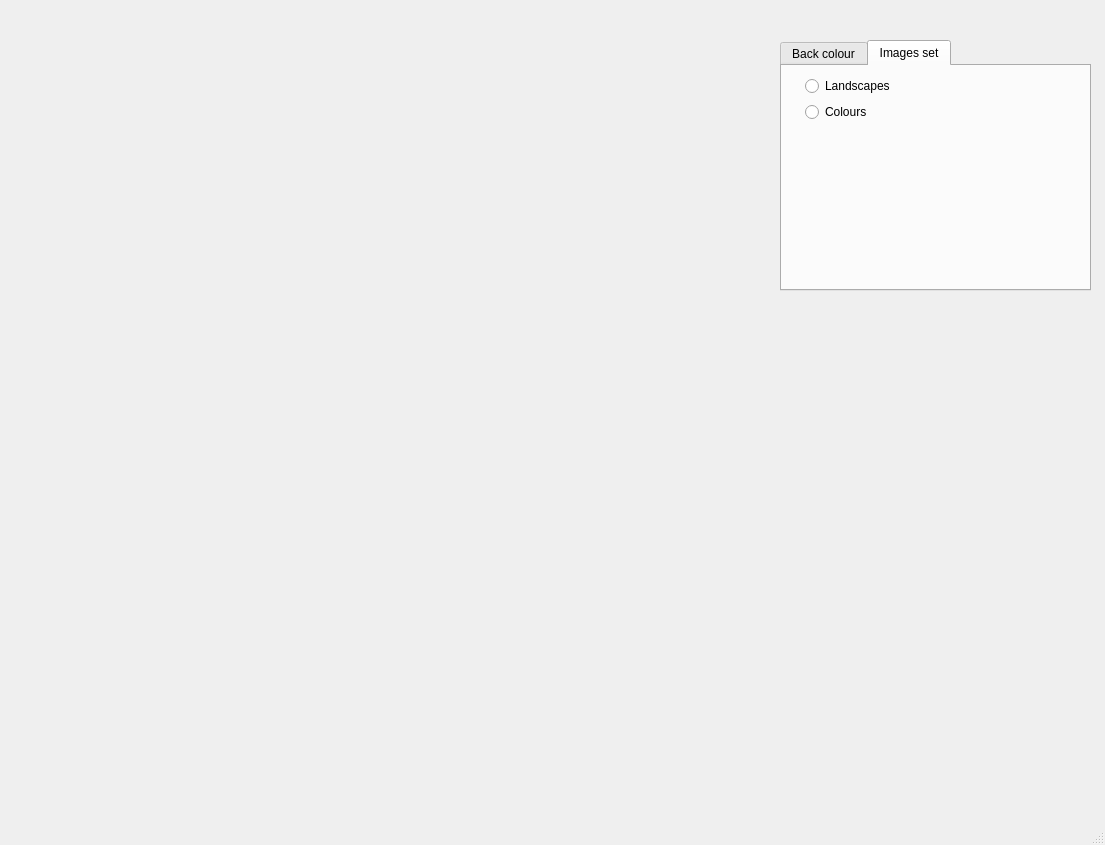
<?xml version="1.0" encoding="UTF-8"?>
<ui version="4.0">
 <class>MainWindow</class>
 <widget class="QMainWindow" name="MainWindow">
  <property name="geometry">
   <rect>
    <x>0</x>
    <y>0</y>
    <width>1105</width>
    <height>845</height>
   </rect>
  </property>
  <property name="windowTitle">
   <string>MainWindow</string>
  </property>
  <widget class="QWidget" name="centralwidget">
   <widget class="QWidget" name="verticalLayoutWidget">
    <property name="geometry">
     <rect>
      <x>-490</x>
      <y>60</y>
      <width>161</width>
      <height>161</height>
     </rect>
    </property>
    <layout class="QVBoxLayout" name="verticalLayout"/>
   </widget>
   <widget class="QTabWidget" name="tabWidget">
    <property name="geometry">
     <rect>
      <x>780</x>
      <y>40</y>
      <width>311</width>
      <height>251</height>
     </rect>
    </property>
    <property name="currentIndex">
     <number>1</number>
    </property>
    <widget class="QWidget" name="tab">
     <attribute name="title">
      <string>Back colour</string>
     </attribute>
     <widget class="QWidget" name="formWidget" native="true">
      <property name="geometry">
       <rect>
        <x>10</x>
        <y>10</y>
        <width>291</width>
        <height>131</height>
       </rect>
      </property>
      <layout class="QFormLayout" name="formLayout_3">
       <item row="0" column="0">
        <widget class="QLabel" name="label_101">
         <property name="maximumSize">
          <size>
           <width>320</width>
           <height>320</height>
          </size>
         </property>
         <property name="text">
          <string/>
         </property>
         <property name="pixmap">
          <pixmap>images/pinkback50x50.jpg</pixmap>
         </property>
        </widget>
       </item>
       <item row="0" column="1">
        <widget class="QRadioButton" name="radioButton_101">
         <property name="text">
          <string>Pink</string>
         </property>
        </widget>
       </item>
       <item row="1" column="0">
        <widget class="QLabel" name="label_102">
         <property name="text">
          <string/>
         </property>
         <property name="pixmap">
          <pixmap>images/greenback50x50.jpg</pixmap>
         </property>
        </widget>
       </item>
       <item row="1" column="1">
        <widget class="QRadioButton" name="radioButton_102">
         <property name="text">
          <string>Green</string>
         </property>
        </widget>
       </item>
      </layout>
     </widget>
    </widget>
    <widget class="QWidget" name="tab_2">
     <attribute name="title">
      <string>Images set</string>
     </attribute>
     <widget class="QWidget" name="formWidget_2" native="true">
      <property name="geometry">
       <rect>
        <x>10</x>
        <y>10</y>
        <width>301</width>
        <height>221</height>
       </rect>
      </property>
      <layout class="QFormLayout" name="formLayout_2">
       <item row="0" column="0">
        <widget class="QLabel" name="label_201">
         <property name="maximumSize">
          <size>
           <width>320</width>
           <height>320</height>
          </size>
         </property>
         <property name="text">
          <string/>
         </property>
         <property name="pixmap">
          <pixmap>images/default.png</pixmap>
         </property>
        </widget>
       </item>
       <item row="0" column="1">
        <widget class="QRadioButton" name="radioButton_201">
         <property name="text">
          <string>Landscapes</string>
         </property>
        </widget>
       </item>
       <item row="1" column="0">
        <widget class="QLabel" name="label_202">
         <property name="text">
          <string/>
         </property>
         <property name="pixmap">
          <pixmap>images/default.png</pixmap>
         </property>
        </widget>
       </item>
       <item row="1" column="1">
        <widget class="QRadioButton" name="radioButton_202">
         <property name="text">
          <string>Colours</string>
         </property>
        </widget>
       </item>
      </layout>
     </widget>
    </widget>
   </widget>
  </widget>
  <widget class="QMenuBar" name="menubar">
   <property name="geometry">
    <rect>
     <x>0</x>
     <y>0</y>
     <width>1105</width>
     <height>21</height>
    </rect>
   </property>
  </widget>
  <widget class="QStatusBar" name="statusbar"/>
 </widget>
 <resources/>
 <connections/>
</ui>
